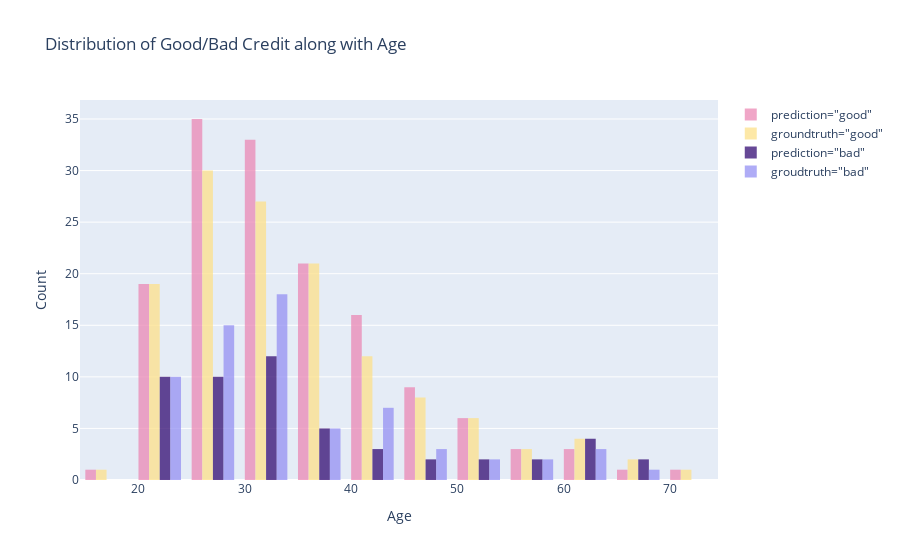

Write notebook code for a chart like this one.
### Code cell
# visualize the results
fig = go.Figure()
fig.add_trace(go.Histogram(
    x=val_full[val_full['Risk_pred(protected=Age, model=RF)']=='good']['Age'],
    marker_color='#EB89B5',
    opacity=0.75,
    name='prediction="good"'
))
fig.add_trace(go.Histogram(
    x=val_full[val_full['Risk']=='good']['Age'],
    marker_color='#FDE18A',
    opacity=0.75,
    name='groundtruth="good"'
))
fig.add_trace(go.Histogram(
    x=val_full[val_full['Risk_pred(protected=Age, model=RF)']=='bad']['Age'],
    marker_color='#330C73',
    opacity=0.75,
    name='prediction="bad"'
))
fig.add_trace(go.Histogram(
    x=val_full[val_full['Risk']=='bad']['Age'],
    marker_color='#9591F3',
    opacity=0.75,
    name='groudtruth="bad"'
))
fig.update_layout(
    title_text='Distribution of Good/Bad Credit along with Age',
    xaxis_title='Age',
    yaxis_title='Count'
)
fig.write_image('../results/anti-classification-age.png', scale=5)
fig.show()

### Figure 1 — Plotly figure (JSON) as saved in the notebook; plotly's stock layout.template omitted (floating-point values rounded to 4 significant figures; data arrays with more than 128 entries replaced by an {"elided": "..."} marker saying what was removed)
{"data": [{"marker": {"color": "#EB89B5"}, "name": "prediction=\"good\"", "opacity": 0.75, "type": "histogram", "x": {"elided": "148 int values"}}, {"marker": {"color": "#FDE18A"}, "name": "groundtruth=\"good\"", "opacity": 0.75, "type": "histogram", "x": {"elided": "134 int values"}}, {"marker": {"color": "#330C73"}, "name": "prediction=\"bad\"", "opacity": 0.75, "type": "histogram", "x": [29, 26, 42, 28, 24, 29, 32, 31, 32, 29, 28, 32, 22, 24, 31, 33, 22, 63, 29, 29, 23, 23, 24, 50, 42, 32, 29, 30, 53, 23, 59, 61, 39, 57, 63, 23, 27, 34, 35, 30, 23, 65, 63, 30, 43, 33, 47, 38, 35, 37, 46, 65]}, {"marker": {"color": "#9591F3"}, "name": "groudtruth=\"bad\"", "opacity": 0.75, "type": "histogram", "x": [29, 48, 34, 53, 26, 27, 42, 41, 34, 27, 20, 43, 28, 22, 24, 42, 27, 68, 29, 29, 32, 23, 22, 38, 42, 31, 33, 29, 29, 23, 31, 24, 34, 42, 32, 60, 53, 33, 33, 26, 28, 26, 33, 23, 59, 32, 61, 39, 29, 24, 57, 27, 31, 34, 30, 34, 32, 23, 35, 63, 43, 34, 38, 47, 37, 46]}], "layout": {"title": {"text": "Distribution of Good/Bad Credit along with Age"}, "xaxis": {"title": {"text": "Age"}}, "yaxis": {"title": {"text": "Count"}}}}
